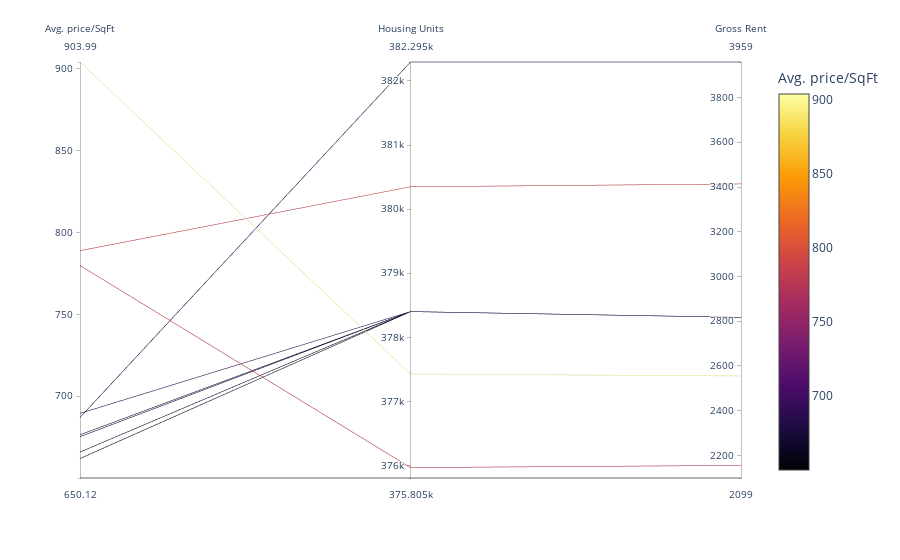

Notebook code cell kept with this figure:
### Code cell
# Parallel Coordinates Plot
parallel_coordinates_plot = px.parallel_coordinates(
        all_average.round(2),
        dimensions=['sale_price_sqr_foot', 'housing_units', 'gross_rent'],
        color='sale_price_sqr_foot',
        color_continuous_scale=px.colors.sequential.Inferno,
        labels={
            "sale_price_sqr_foot": "Avg. price/SqFt",
            "housing_units": "Housing Units",
            "gross_rent": "Gross Rent"
        }
    )
    
parallel_coordinates_plot

### Figure 1 — Plotly figure (JSON) as saved in the notebook; plotly's stock layout.template omitted (floating-point values rounded to 4 significant figures)
{"data": [{"dimensions": [{"label": "Avg. price/SqFt", "values": [904.0, 788.8, 779.8, 689.6, 687.1, 676.5, 675.4, 666.0, 662.0, 650.1]}, {"label": "Housing Units", "values": [377400.0, 380348, 376000.0, 378401, 382295, 378401, 378401, 378401, 378401, 375805]}, {"label": "Gross Rent", "values": [2555.0, 3414, 2155.0, 2817.0, 3959, 2817.0, 2817.0, 2817.0, 2817.0, 2099]}], "domain": {"x": [0, 0.98], "y": [0, 1]}, "line": {"color": [904.0, 788.8, 779.8, 689.6, 687.1, 676.5, 675.4, 666.0, 662.0, 650.1], "coloraxis": "coloraxis"}, "name": "", "type": "parcoords"}], "layout": {"autosize": true, "coloraxis": {"colorbar": {"title": {"text": "Avg. price/SqFt"}}, "colorscale": [[0, "#000004"], [0.1111, "#1b0c41"], [0.2222, "#4a0c6b"], [0.3333, "#781c6d"], [0.4444, "#a52c60"], [0.5556, "#cf4446"], [0.6667, "#ed6925"], [0.7778, "#fb9b06"], [0.8889, "#f7d13d"], [1, "#fcffa4"]]}, "legend": {"tracegroupgap": 0}, "margin": {"t": 60}}}
